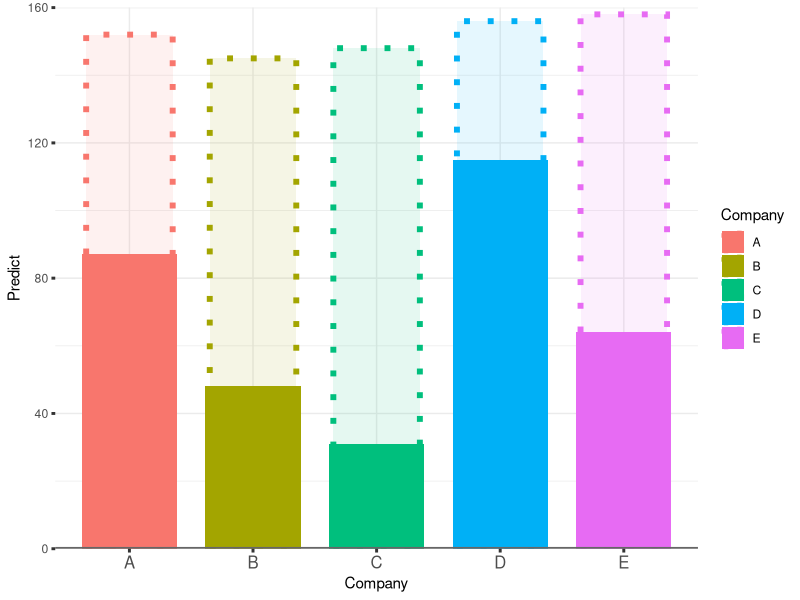

The R script that drew this image:
library("ggplot2")

set.seed(1228)
df = data.frame(Company = LETTERS[1:5],
                Performance = sample(30:120, 5),
                Predict = sample(130:160, 5))

ggplot(data = df,
       aes(x = Company)) + 
  geom_col(aes(y = Predict,
               fill  = Company,
               color = Company),
           size = 2,
           alpha = 0.1,
           linetype = 3,
           width = 0.7) +
  geom_col(aes(y = Performance,
               fill = Company),
           width = 0.77) +
  geom_hline(yintercept = 0, color = "#666666", size = 1.2) +
  scale_y_continuous(expand = c(0, 0),
                     limits = c(0, 160)) + 
  theme_bw() +
  theme(axis.text.x = element_text(size = 12),
        axis.ticks = element_line(size = 1),
        panel.border = element_blank())
